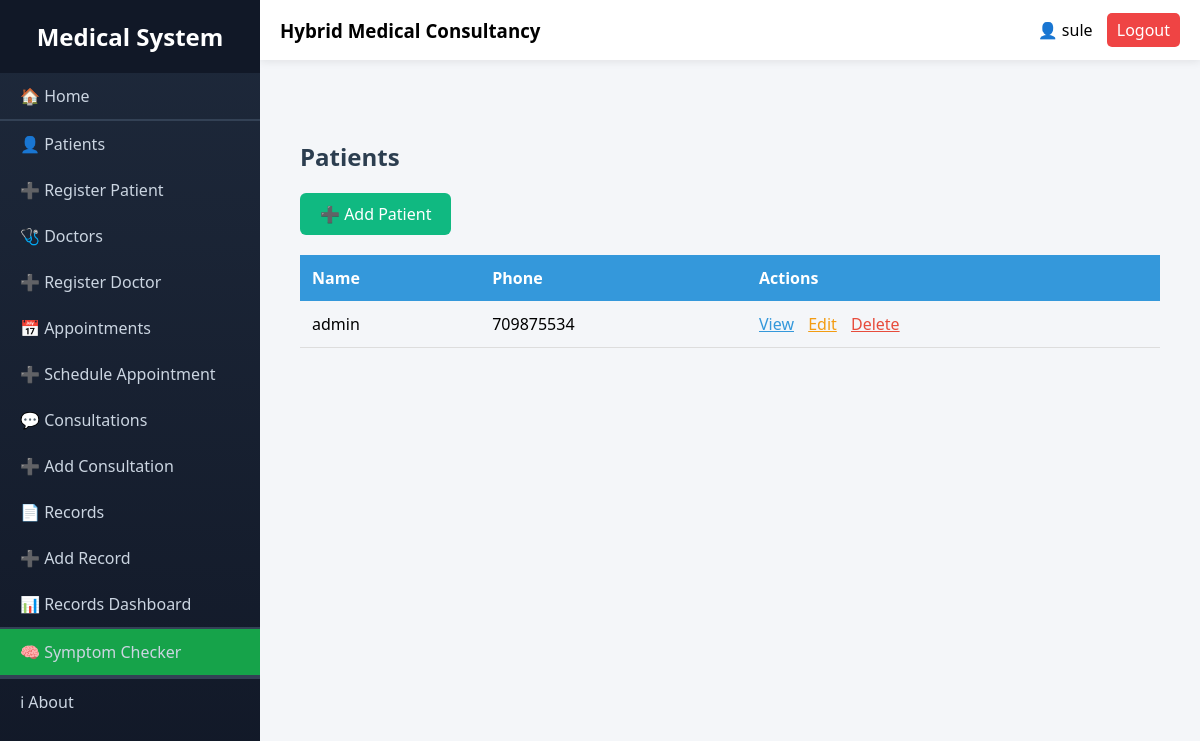
Before: /patients/ (signed in) with the older database file.
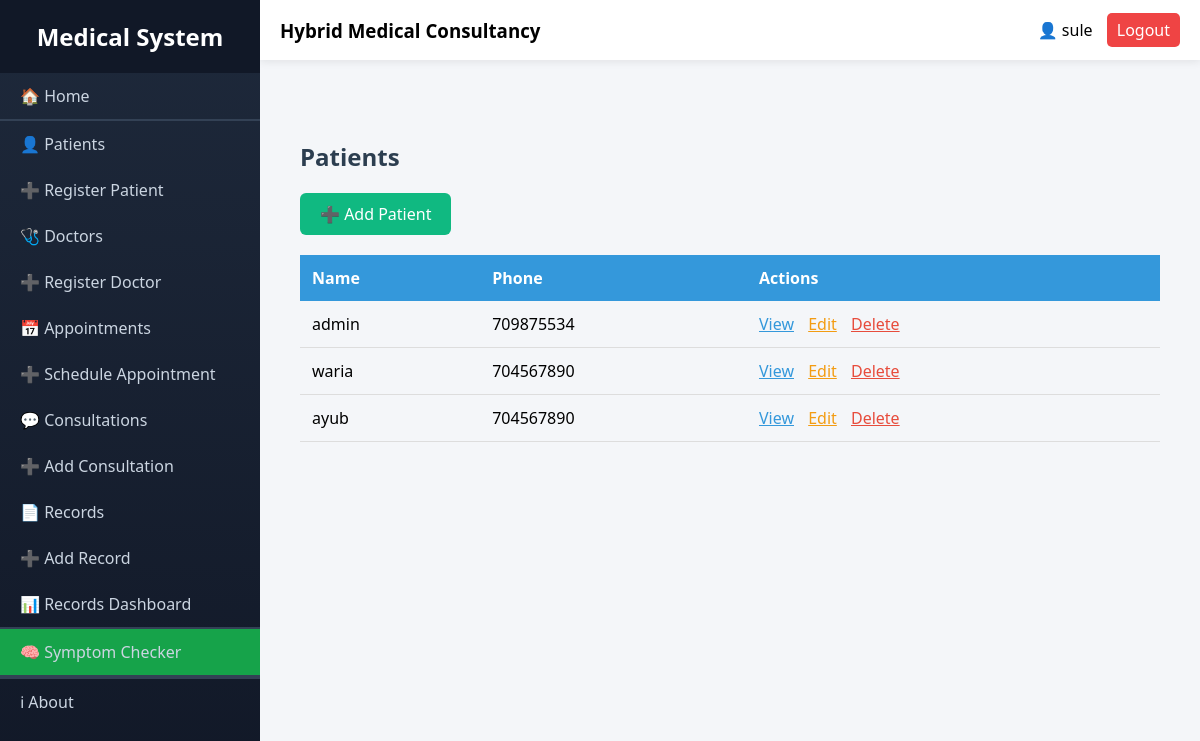
After: the same page with the newer database file.
### patients/models.py (models this page shows, shortened)
class Patient(models.Model):
    user=models.OneToOneField(User, on_delete=models.CASCADE)
    phone=models.IntegerField(null=True)
    age=models.IntegerField()
    medical_history=models.TextField()
    insurance = models.ForeignKey(
        'accounts.Insurance',
        on_delete=models.SET_NULL,
        null=True,
        blank=True
    )
    insurance_number = models.CharField(max_length=100, blank=True, null=True)

### patients/views.py (the view)
# urls.py: path('', views.patient_list, name='patient_list'),
@login_required
def patient_list(request):
    patients = Patient.objects.all()
    return render(request, 'patients/patient_list.html', {'patients': patients})

### patients/templates/patients/patient_list.html (shortened to what this page needs)
{% extends "layout.html" %}
{% block content %}
<div style="max-width:1000px; margin:40px auto; padding:20px;">
    <h2 style="color:#2c3e50; margin-bottom:20px;">Patients</h2>
    <a href="{% url 'patients:patient_create' %}"
       style="display:inline-block; margin-bottom:20px; padding:10px 20px; background:#10b981; color:white; border-radius:6px; text-decoration:none; transition:0.3s;">
       ➕ Add Patient
    </a>
    <div style="overflow-x:auto;">
        <table style="width:100%; border-collapse:collapse; box-shadow:0 2px 10px rgba(0,0,0,0.05);">
            <thead>
                <tr style="background:#3498db; color:white; text-align:left;">
                    <th style="padding:12px;">Name</th>
                    <th style="padding:12px;">Phone</th>
                    <th style="padding:12px;">Actions</th>
                </tr>
            </thead>
            <tbody>
                {% for patient in patients %}
                <tr style="border-bottom:1px solid #ddd;">
                    <td style="padding:12px;">{{ patient.user }}</td>
                    <td style="padding:12px;">{{ patient.phone }}</td>
                    <td style="padding:12px;">
                        <a href="{% url 'patients:patient_detail' patient.id %}" style="color:#3498db; margin-right:10px;">View</a>
                        <a href="{% url 'patients:patient_update' patient.id %}" style="color:#f39c12; margin-right:10px;">Edit</a>
                        <a href="{% url 'patients:patient_delete' patient.id %}" style="color:#e74c3c;">Delete</a>
                    </td>
                </tr>
                {% empty %}
                <tr>
                    <td colspan="3" style="text-align:center; padding:15px; color:#7f8c8d;">No patients found</td>
                </tr>
                {% endfor %}
            </tbody>
        </table>
    </div>
</div>
{% endblock %}

Changed rows visible on the page:
added Patient: user "waria", phone "704567890"
added Patient: user "ayub", phone "704567890"
